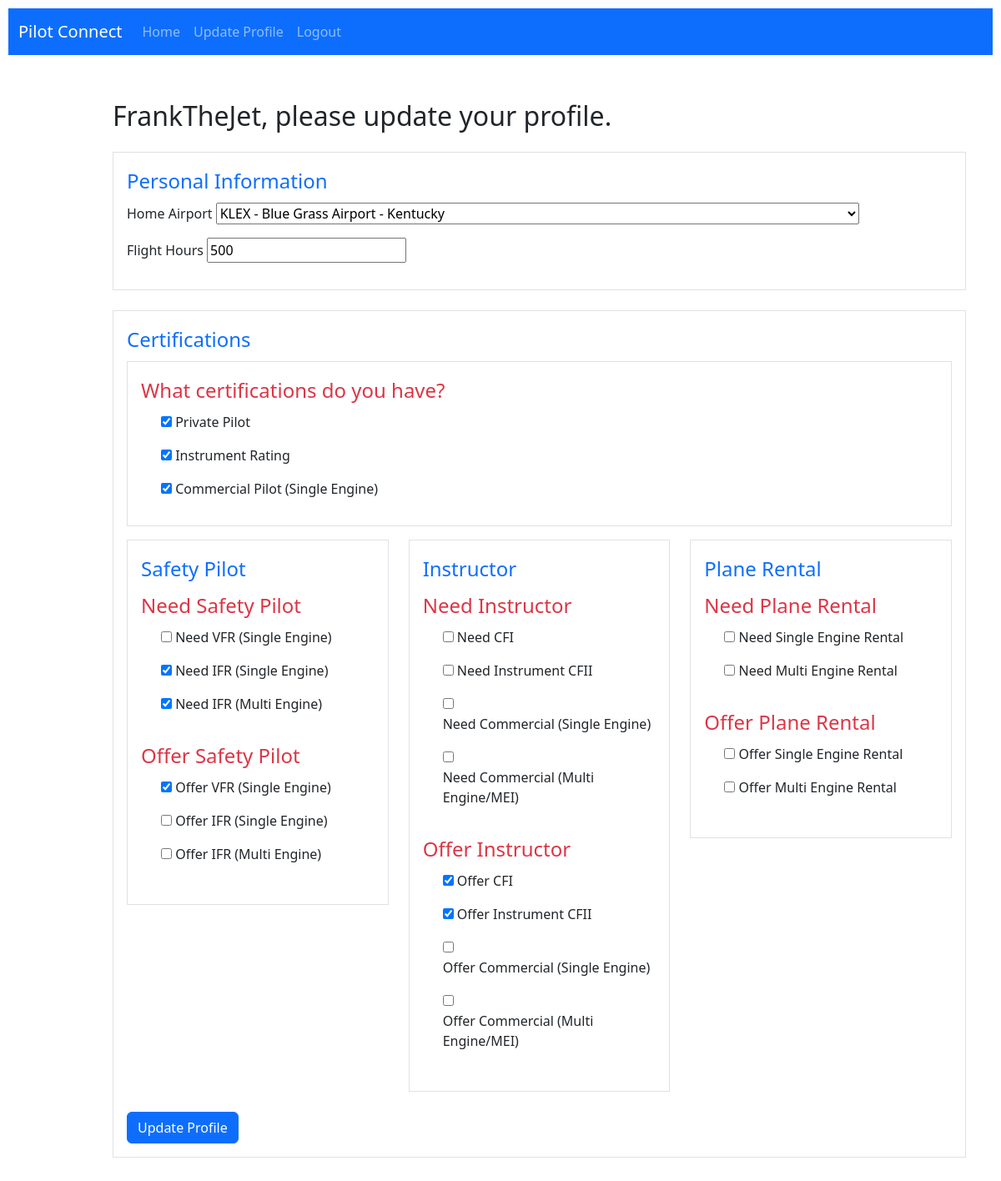
Page /update-profile/ (signed in) on the committed database.
### connections/models.py (models this page shows, shortened)
class PilotProfile(models.Model):
    user = models.OneToOneField(User, on_delete=models.CASCADE)
    home_airport = models.ForeignKey(AirportData, on_delete=models.SET_NULL, null=True, blank=True)
    flight_hours = models.PositiveIntegerField(default=0)
    last_activity_date = models.DateTimeField(null=True, blank=True)
    private_pilot = models.BooleanField(default=False)
    instrument_rating = models.BooleanField(default=False)
    commercial_pilot_single_engine = models.BooleanField(default=False)
    flight_instructor_cfi = models.BooleanField(default=False)
    flight_instructor_cfii = models.BooleanField(default=False)
    commercial_pilot_multi_engine = models.BooleanField(default=False)
    flight_instructor_multi_engine_mei = models.BooleanField(default=False)
    safety_pilot_need_vfr_single_engine = models.BooleanField(default=False)
    safety_pilot_need_ifr_single_engine = models.BooleanField(default=False)
    safety_pilot_need_ifr_multi_engine = models.BooleanField(default=False)
    safety_pilot_offer_vfr_single_engine = models.BooleanField(default=False)
    safety_pilot_offer_ifr_single_engine = models.BooleanField(default=False)
    safety_pilot_offer_ifr_multi_engine = models.BooleanField(default=False)
    instructor_need_cfi = models.BooleanField(default=False)
    instructor_need_instrument_cfii = models.BooleanField(default=False)
    instructor_need_commercial_single_engine = models.BooleanField(default=False)
    instructor_need_commercial_multi_engine_mei = models.BooleanField(default=False)
    instructor_offer_cfi = models.BooleanField(default=False)
    instructor_offer_instrument_cfii = models.BooleanField(default=False)
    instructor_offer_commercial_single_engine = models.BooleanField(default=False)
    instructor_offer_commercial_multi_engine_mei = models.BooleanField(default=False)
    rent_need_single_engine = models.BooleanField(default=False)
    rent_need_multi_engine = models.BooleanField(default=False)
    rent_offer_single_engine = models.BooleanField(default=False)
    rent_offer_multi_engine = models.BooleanField(default=False)
    comments = models.TextField(null=True, blank=True)

### connections/views.py (the view)
# urls.py: path('update-profile/', views.update_pilot_profile, name='update_pilot_profile'),
@login_required
def update_pilot_profile(request):
    pilot_profile, created = PilotProfile.objects.get_or_create(user=request.user)
    if request.method == 'POST':
        form = PilotProfileForm(request.POST, instance=pilot_profile)
        if form.is_valid():
            form.save()
            messages.success(request, 'Pilot profile updated successfully.')
            return redirect('home')  # Replace with the desired redirect URL
    else:
        form = PilotProfileForm(instance=pilot_profile)
    return render(request, 'connections/update_pilot_profile.html', {'form': form})

### connections/forms.py
class PilotProfileForm(forms.ModelForm):
    class Meta:
        model = PilotProfile
        exclude = ('user',)
    def __init__(self, *args, **kwargs):
        super().__init__(*args, **kwargs)
        airports = AirportData.objects.all().order_by('icao')
        self.fields['home_airport'].queryset = airports

### connections/models.py (called while the page is built)
    def __str__(self):
        return f"{self.icao} - {self.airport} - {self.state}"

### connections/templates/connections/update_pilot_profile.html (shortened to what this page needs)
{% extends 'connections/base.html' %}
{% block content %}
  <div class="container mt-4">
    <div class="offset-md-1">
      <h2 class="mb-4">{{ user.username }}, please update your profile.</h2>
      <form method="post">
        <fieldset class="border p-3 mb-4">
          <legend class="text-primary font-weight-bold">Personal Information</legend>
          <div class="mb-3">
            <label for="{{ form.home_airport.id_for_label }}">Home Airport</label>
            {{ form.home_airport }}
          </div>
          <div class="mb-3">
            <label for="{{ form.flight_hours.id_for_label }}">Flight Hours</label>
            {{ form.flight_hours }}
          </div>
        </fieldset>
        <fieldset class="border p-3 mb-4">
          <legend class="text-primary font-weight-bold">Certifications</legend>
          <fieldset class="border p-3 mb-3">
            <legend class="text-danger">What certifications do you have?</legend>
            <div class="mb-3 form-check">
              {{ form.private_pilot }} <label class="form-check-label" for="{{ form.private_pilot.id_for_label }}">Private Pilot</label>
            </div>
            <div class="mb-3 form-check">
              {{ form.instrument_rating }} <label class="form-check-label" for="{{ form.instrument_rating.id_for_label }}">Instrument Rating</label>
            </div>
            <div class="mb-3 form-check">
              {{ form.commercial_pilot_single_engine }} <label class="form-check-label" for="{{ form.commercial_pilot_single_engine.id_for_label }}">Commercial Pilot (Single Engine)</label>
            </div>
          </fieldset>
          <div class="row">
            <div class="col-md-4 mb-4">
              <fieldset class="border p-3">
                <legend class="text-primary font-weight-bold">Safety Pilot</legend>
                <fieldset class="mb-3">
                  <legend class="text-danger">Need Safety Pilot</legend>
                  <div class="mb-3 form-check">
                    {{ form.safety_pilot_need_vfr_single_engine }} <label class="form-check-label" for="{{ form.safety_pilot_need_vfr_single_engine.id_for_label }}">Need VFR (Single Engine)</label>
                  </div>
                  <div class="mb-3 form-check">
                    {{ form.safety_pilot_need_ifr_single_engine }} <label class="form-check-label" for="{{ form.safety_pilot_need_ifr_single_engine.id_for_label }}">Need IFR (Single Engine)</label>
                  </div>
                  <div class="mb-3 form-check">
                    {{ form.safety_pilot_need_ifr_multi_engine }} <label class="form-check-label" for="{{ form.safety_pilot_need_ifr_multi_engine.id_for_label }}">Need IFR (Multi Engine)</label>
                  </div>
                </fieldset>
                <fieldset class="mb-3">
                  <legend class="text-danger">Offer Safety Pilot</legend>
                  <div class="mb-3 form-check">
                    {{ form.safety_pilot_offer_vfr_single_engine }} <label class="form-check-label" for="{{ form.safety_pilot_offer_vfr_single_engine.id_for_label }}">Offer VFR (Single Engine)</label>
                  </div>
                  <div class="mb-3 form-check">
                    {{ form.safety_pilot_offer_ifr_single_engine }} <label class="form-check-label" for="{{ form.safety_pilot_offer_ifr_single_engine.id_for_label }}">Offer IFR (Single Engine)</label>
                  </div>
                  <div class="mb-3 form-check">
                    {{ form.safety_pilot_offer_ifr_multi_engine }} <label class="form-check-label" for="{{ form.safety_pilot_offer_ifr_multi_engine.id_for_label }}">Offer IFR (Multi Engine)</label>
                  </div>
                </fieldset>
              </fieldset>
            </div>
            <div class="col-md-4 mb-4">
              <fieldset class="border p-3">
                <legend class="text-primary font-weight-bold">Instructor</legend>
                <fieldset class="mb-3">
                  <legend class="text-danger">Need Instructor</legend>
                  <div class="mb-3 form-check">
                    {{ form.instructor_need_cfi }} <label class="form-check-label" for="{{ form.instructor_need_cfi.id_for_label }}">Need CFI</label>
                  </div>
                  <div class="mb-3 form-check">
                    {{ form.instructor_need_instrument_cfii }} <label class="form-check-label" for="{{ form.instructor_need_instrument_cfii.id_for_label }}">Need Instrument CFII</label>
                  </div>
                  <div class="mb-3 form-check">
                    {{ form.instructor_need_commercial_single_engine }} <label class="form-check-label" for="{{ form.instructor_need_commercial_single_engine.id_for_label }}">Need Commercial (Single Engine)</label>
                  </div>
                  <div class="mb-3 form-check">
                    {{ form.instructor_need_commercial_multi_engine_mei }} <label class="form-check-label" for="{{ form.instructor_need_commercial_multi_engine_mei.id_for_label }}">Need Commercial (Multi Engine/MEI)</label>
                  </div>
                </fieldset>
                <fieldset class="mb-3">
                  <legend class="text-danger">Offer Instructor</legend>
                  <div class="mb-3 form-check">
                    {{ form.instructor_offer_cfi }} <label class="form-check-label" for="{{ form.instructor_offer_cfi.id_for_label }}">Offer CFI</label>
                  </div>
                  <div class="mb-3 form-check">
                    {{ form.instructor_offer_instrument_cfii }} <label class="form-check-label" for="{{ form.instructor_offer_instrument_cfii.id_for_label }}">Offer Instrument CFII</label>
                  </div>
                  <div class="mb-3 form-check">
                    {{ form.instructor_offer_commercial_single_engine }} <label class="form-check-label" for="{{ form.instructor_offer_commercial_single_engine.id_for_label }}">Offer Commercial (Single Engine)</label>
                  </div>
                  <div class="mb-3 form-check">
                    {{ form.instructor_offer_commercial_multi_engine_mei }} <label class="form-check-label" for="{{ form.instructor_offer_commercial_multi_engine_mei.id_for_label }}">Offer Commercial (Multi Engine/MEI)</label>
                  </div>
                </fieldset>
              </fieldset>
            </div>
            <div class="col-md-4 mb-4">
              <fieldset class="border p-3">
                <legend class="text-primary font-weight-bold">Plane Rental</legend>
                <fieldset class="mb-3">
                  <legend class="text-danger">Need Plane Rental</legend>
                  <div class="mb-3 form-check">
                    {{ form.rent_need_single_engine }} <label class="form-check-label" for="{{ form.rent_need_single_engine.id_for_label }}">Need Single Engine Rental</label>
                  </div>
                  <div class="mb-3 form-check">
                    {{ form.rent_need_multi_engine }} <label class="form-check-label" for="{{ form.rent_need_multi_engine.id_for_label }}">Need Multi Engine Rental</label>
                  </div>
                </fieldset>
                <fieldset class="mb-3">
                  <legend class="text-danger">Offer Plane Rental</legend>
                  <div class="mb-3 form-check">
                    {{ form.rent_offer_single_engine }} <label class="form-check-label" for="{{ form.rent_offer_single_engine.id_for_label }}">Offer Single Engine Rental</label>
                  </div>
                  <div class="mb-3 form-check">
                    {{ form.rent_offer_multi_engine }} <label class="form-check-label" for="{{ form.rent_offer_multi_engine.id_for_label }}">Offer Multi Engine Rental</label>
                  </div>
                </fieldset>
              </fieldset>
            </div>
          </div>
          <button class="btn btn-primary" type="submit">Update Profile</button>
        </form>
      </div>
    </div>
  {% endblock %}

### connections/templates/connections/base.html (style rules this page uses)
body { margin: 0; padding: 0; display: flex; flex-direction: column; min-height: 100vh; }

### rows in the picture
PilotProfile: home_airport "KLEX - Blue Grass Airport - Kentucky", flight_hours "500", private_pilot "☑", instrument_rating "☑", commercial_pilot_single_engine "☑", safety_pilot_need_ifr_single_engine "☑", safety_pilot_need_ifr_multi_engine "☑", safety_pilot_offer_vfr_single_engine "☑", instructor_offer_cfi "☑", instructor_offer_instrument_cfii "☑"

### other values in the picture
{{ user.username }} "FrankTheJet"
